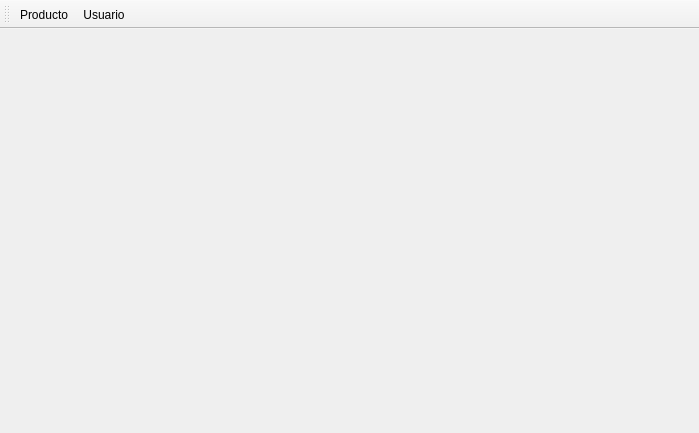
<?xml version="1.0" encoding="UTF-8"?>
<ui version="4.0">
 <class>MainWindow</class>
 <widget class="QMainWindow" name="MainWindow">
  <property name="geometry">
   <rect>
    <x>0</x>
    <y>0</y>
    <width>699</width>
    <height>433</height>
   </rect>
  </property>
  <property name="windowTitle">
   <string>ÓpticaJireh</string>
  </property>
  <property name="windowIcon">
   <iconset resource="Icons/Icons.qrc">
    <normaloff>:/Icons/internet-news-reader.png</normaloff>:/Icons/internet-news-reader.png</iconset>
  </property>
  <property name="iconSize">
   <size>
    <width>2</width>
    <height>2</height>
   </size>
  </property>
  <property name="toolButtonStyle">
   <enum>Qt::ToolButtonTextBesideIcon</enum>
  </property>
  <widget class="QWidget" name="centralWidget"/>
  <widget class="QToolBar" name="toolBar_Optica">
   <property name="windowTitle">
    <string>toolBar</string>
   </property>
   <property name="iconSize">
    <size>
     <width>40</width>
     <height>40</height>
    </size>
   </property>
   <attribute name="toolBarArea">
    <enum>TopToolBarArea</enum>
   </attribute>
   <attribute name="toolBarBreak">
    <bool>false</bool>
   </attribute>
   <addaction name="actionProducto"/>
   <addaction name="actionUsuario"/>
  </widget>
  <action name="actionProducto">
   <property name="icon">
    <iconset resource="Icons/Icons.qrc">
     <normaloff>:/Icons/inventory-maintenance.png</normaloff>:/Icons/inventory-maintenance.png</iconset>
   </property>
   <property name="text">
    <string>Producto</string>
   </property>
   <property name="shortcut">
    <string>Ctrl+P</string>
   </property>
  </action>
  <action name="actionUsuario">
   <property name="icon">
    <iconset resource="Icons/Icons.qrc">
     <normaloff>:/Icons/users.png</normaloff>:/Icons/users.png</iconset>
   </property>
   <property name="text">
    <string>Usuario</string>
   </property>
   <property name="shortcut">
    <string>Ctrl+U</string>
   </property>
  </action>
 </widget>
 <layoutdefault spacing="6" margin="11"/>
 <resources>
  <include location="Icons/Icons.qrc"/>
 </resources>
 <connections/>
</ui>
